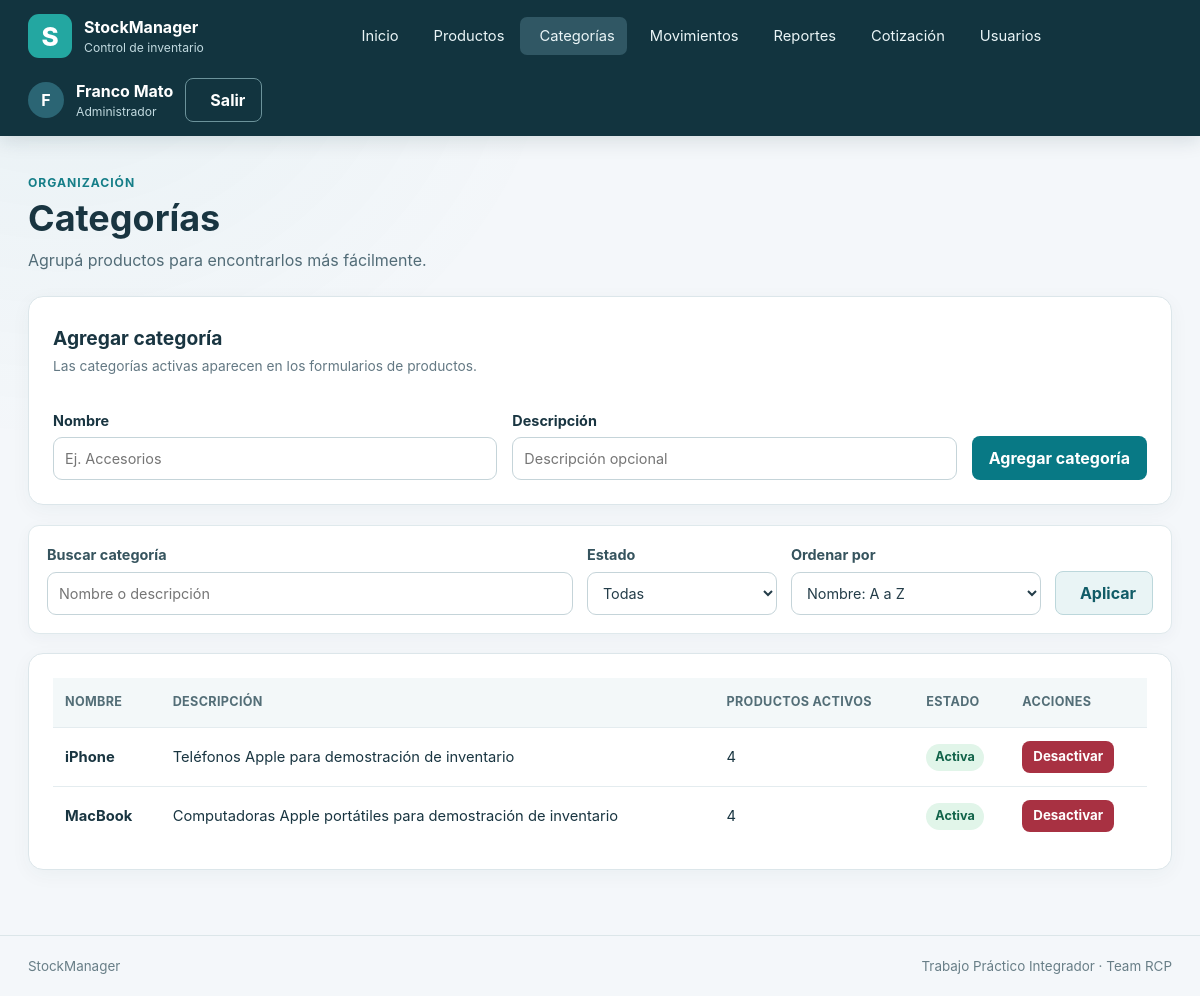
Before: /categorias/ (signed in) with the older database file.
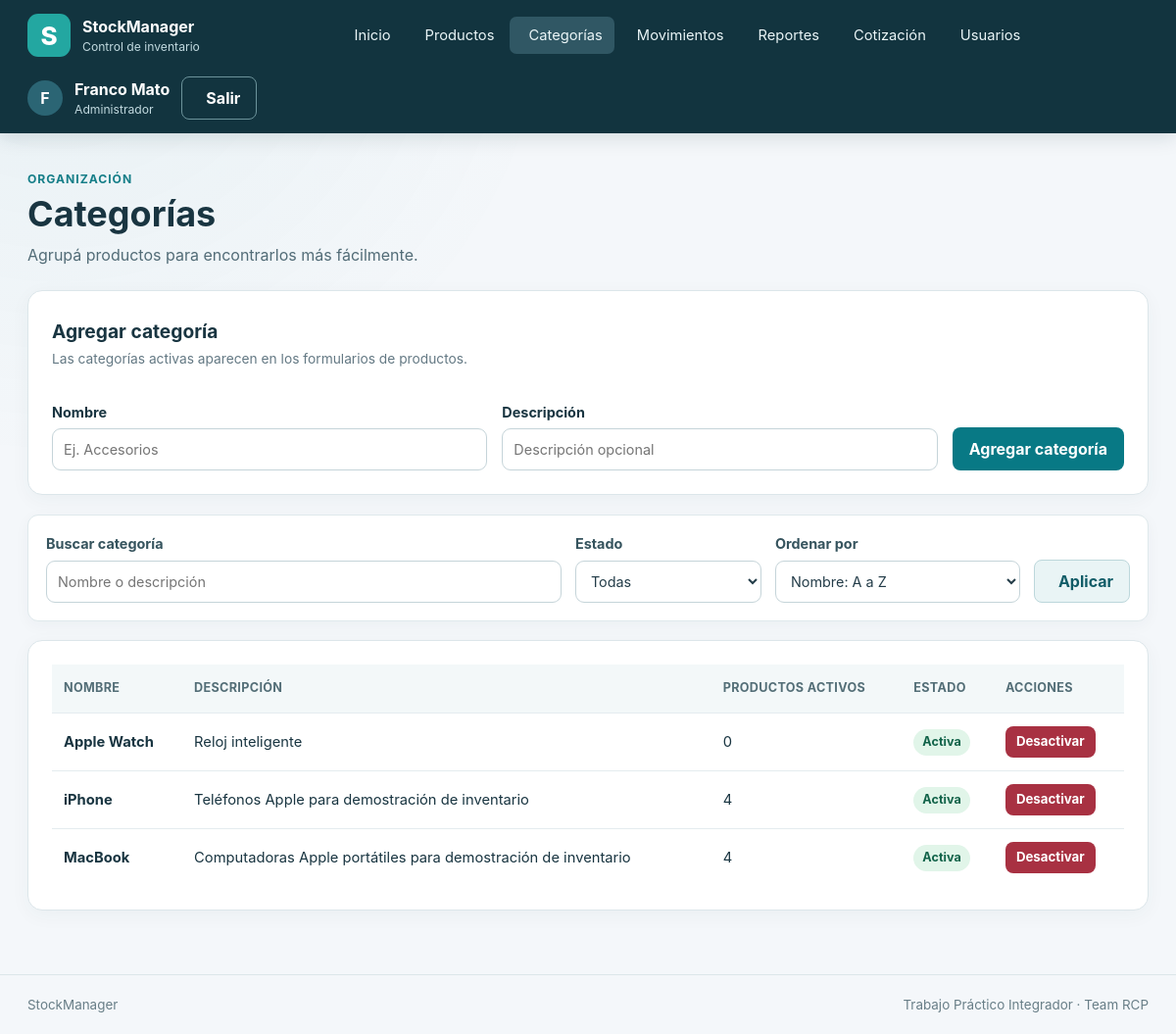
After: the same page with the newer database file.
### app/models.py (models this page shows)
class Categoria(db.Model):
    __tablename__ = "categorias"
    id = db.Column(db.Integer, primary_key=True)
    nombre = db.Column(db.Text, nullable=False, unique=True)
    descripcion = db.Column(db.Text)
    activa = db.Column(db.Integer, nullable=False, default=1)

### app/categorias/routes.py (the view)
@bp.get("/")
@login_requerido
def listar():
    busqueda = request.args.get("q", "").strip()[:80]
    estado = request.args.get("estado", "")
    orden = request.args.get("orden", "nombre_asc")
    if estado not in {"activa", "inactiva"}:
        estado = ""
    if orden not in {"nombre_asc", "nombre_desc", "productos_desc", "productos_asc"}:
        orden = "nombre_asc"
    cantidad_productos = (
        select(func.count(Producto.id))
        .where(Producto.categoria_id == Categoria.id, Producto.activo == 1)
        .scalar_subquery()
    )
    consulta = select(Categoria, cantidad_productos.label("cantidad_productos"))
    if busqueda:
        termino = f"%{busqueda}%"
        consulta = consulta.where(
            or_(Categoria.nombre.ilike(termino), Categoria.descripcion.ilike(termino))
        )
    if estado:
        consulta = consulta.where(Categoria.activa == (1 if estado == "activa" else 0))
    if orden == "nombre_desc":
        consulta = consulta.order_by(Categoria.nombre.desc(), Categoria.id)
    elif orden == "productos_desc":
        consulta = consulta.order_by(cantidad_productos.desc(), Categoria.nombre)
    elif orden == "productos_asc":
        consulta = consulta.order_by(cantidad_productos.asc(), Categoria.nombre)
    else:
        consulta = consulta.order_by(Categoria.nombre, Categoria.id)
    categorias = db.session.execute(consulta).all()
    return render_template(
        "categorias/lista.html",
        categorias=categorias,
        busqueda=busqueda,
        estado=estado,
        orden=orden,
    )

### app/security.py (called while the page is built)
def csrf_token() -> str:
    if "csrf_token" not in session:
        session["csrf_token"] = secrets.token_urlsafe(32)
    return session["csrf_token"]

def validar_csrf() -> None:
    if request.method in {"POST", "PUT", "PATCH", "DELETE"}:
        actual = session.get("csrf_token", "")
        recibido = request.form.get("csrf_token", "")
        if not actual or not recibido or not hmac.compare_digest(actual, recibido):
            abort(400, description="Token CSRF inválido. Volvé a cargar el formulario.")

def login_requerido(func):
    @wraps(func)
    def wrapper(*args, **kwargs):
        if g.usuario is None:
            return redirect(url_for("auth.login"))
        return func(*args, **kwargs)
    return wrapper

### app/templates/categorias/lista.html (shortened to what this page needs)
{% extends 'base.html' %}
{% block contenido %}
<section class="page-heading">
  <div>
    <p class="eyebrow">Organización</p>
    <h1>Categorías</h1>
    <p class="page-lead">Agrupá productos para encontrarlos más fácilmente.</p>
  </div>
</section>
{% if g.usuario.rol.nombre == 'administrador' %}
<section class="panel">
  <div class="section-heading">
    <div>
      <h2>Agregar categoría</h2>
      <p class="helper-text">Las categorías activas aparecen en los formularios de productos.</p>
    </div>
  </div>
  <form method="post" action="{{ url_for('categorias.nuevo') }}" class="inline-form">
    <label>Nombre
      <input name="nombre" maxlength="80" placeholder="Ej. Accesorios" required>
    </label>
    <label>Descripción
      <input name="descripcion" maxlength="500" placeholder="Descripción opcional">
    </label>
    <button class="button button--primary" type="submit">Agregar categoría</button>
  </form>
</section>
{% endif %}
<form class="filter-panel category-filter-panel" method="get">
  <label class="search-field"><span>Buscar categoría</span>
    <input name="q" value="{{ busqueda }}" maxlength="80" placeholder="Nombre o descripción">
  </label>
  <label><span>Estado</span>
    <select name="estado">
      <option value="" {% if not estado %}selected{% endif %}>Todas</option>
    </select>
  </label>
  <label><span>Ordenar por</span>
    <select name="orden">
      <option value="nombre_asc" {% if orden == 'nombre_asc' %}selected{% endif %}>Nombre: A a Z</option>
    </select>
  </label>
  <div class="category-filter-actions">
    <button class="button button--secondary" type="submit">
       Aplicar
    </button>
  </div>
</form>
<section class="panel table-wrap">
  <table>
    <thead>
      <tr>
        <th>Nombre</th>
        <th>Descripción</th>
        <th>Productos activos</th>
        <th>Estado</th>
        {% if g.usuario.rol.nombre == 'administrador' %}<th>Acciones</th>{% endif %}
      </tr>
    </thead>
    <tbody>
      {% for c, cantidad_productos in categorias %}
      <tr>
        <td class="cell-primary">{{ c.nombre }}</td>
        <td>{{ c.descripcion or '—' }}</td>
        <td>{{ cantidad_productos }}</td>
        <td><span class="status-badge {{ 'status-badge--active' if c.activa else 'status-badge--inactive' }}">{{
            'Activa' if c.activa else 'Inactiva' }}</span></td>
        {% if g.usuario.rol.nombre == 'administrador' %}
        <td>
          {% if c.activa %}
          <form method="post" action="{{ url_for('categorias.desactivar', categoria_id=c.id) }}">
            <button class="button button--danger button--small" type="submit">Desactivar</button>
          </form>
          {% else %}<span class="helper-text">—</span>{% endif %}
        </td>
        {% endif %}
      </tr>
      {% endfor %}
    </tbody>
  </table>
</section>
{% endblock %}

Changed rows visible on the page:
added Categoria: nombre "Apple Watch", descripcion "Reloj inteligente", cantidad_productos "0", activa "Activa"
